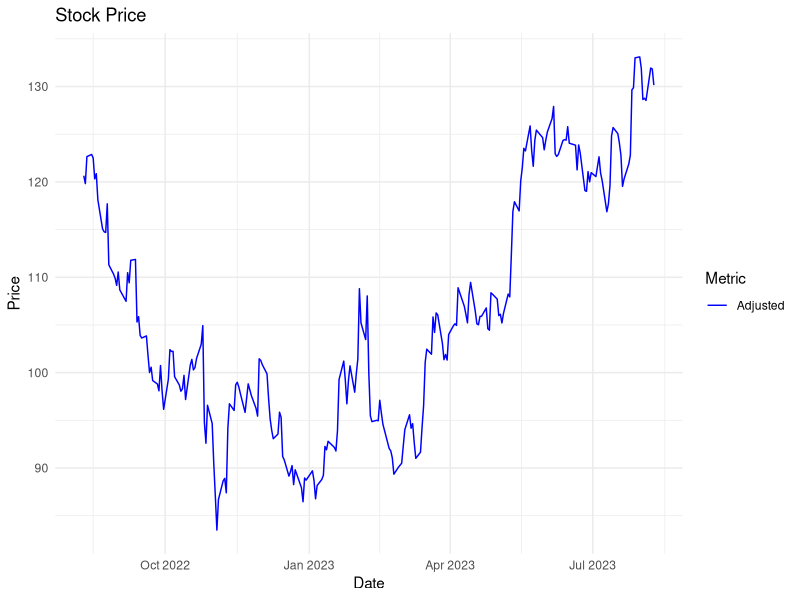
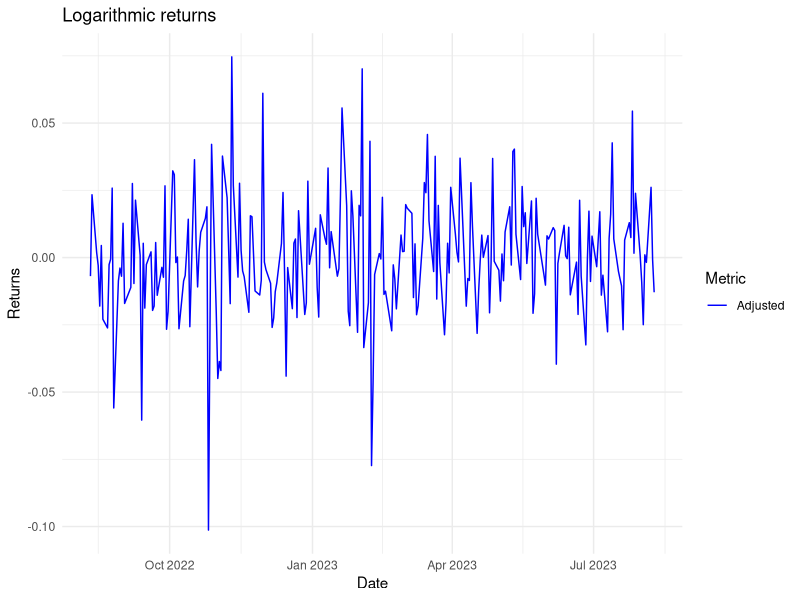
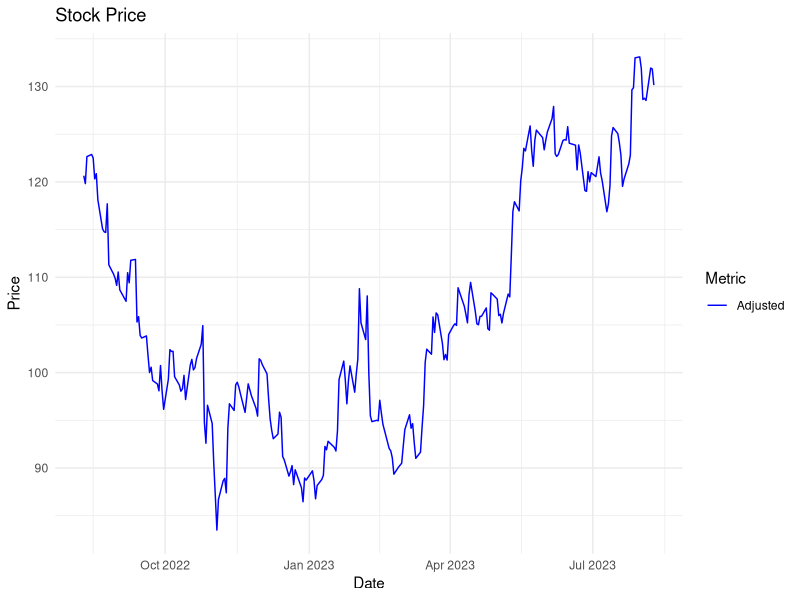
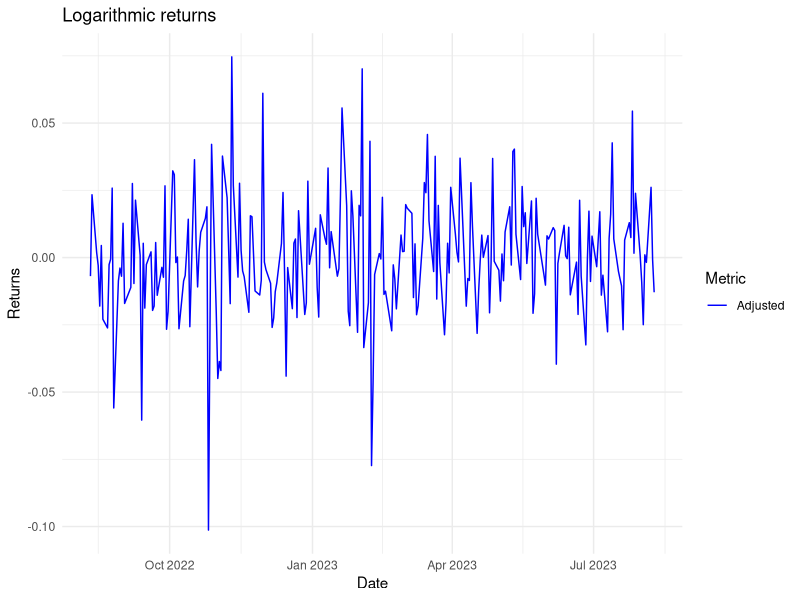

Here is the R script that generated these plots, in order:
library(ggplot2)
library(readr)

stock_data <- read.csv("output/GOOG_data.csv")

# Create dataframe
stock_data <- data.frame(Date = as.Date(stock_data$Date),
                         Adjusted = as.vector(stock_data$Adjusted),
                         Opening = as.vector(stock_data$Opening),
                         High = as.vector(stock_data$High),
                         Low = as.vector(stock_data$Low),
                         Close = as.vector(stock_data$Close),
                         Volume = as.vector(stock_data$Volume))

# Stock Price
stock_graph <- ggplot(data = stock_data, aes(x = Date)) +
                      geom_line(aes(y = Adjusted, color = "Adjusted")) +
                      labs(title = "Stock Price",
                           x = "Date",
                           y = "Price",
                           color = "Metric") +
                      scale_color_manual(values = c("Adjusted" = "blue"))+
                      theme_minimal()

print(stock_graph)
ggsave("output/stock.png", plot = stock_graph, width = 10, height = 4)

# Returns dataframe
dates <- stock_data$Date[-1] # remove first date
returns_data <- data.frame(Date = as.Date(dates),
                         Adjusted = as.vector(diff(log(stock_data$Adjusted))),
                         Opening = as.vector(diff(log(stock_data$Opening))),
                         High = as.vector(diff(log(stock_data$High))),
                         Low = as.vector(diff(log(stock_data$Low))),
                         Close = as.vector(diff(log(stock_data$Close))))

# Logarithmic Returns log(S(n+1)/S(n))
returns_graph <- ggplot(data = returns_data, aes(x = Date)) +
                        geom_line(aes(y = Adjusted, color = "Adjusted")) +
                        labs(title = "Logarithmic returns",
                             x = "Date",
                             y = "Returns",
                             color = "Metric") +
                        scale_color_manual(values = c("Adjusted" = "blue",
                                                      "Open" = "red",
                                                      "High" = "green",
                                                      "Low" = "purple",
                                                      "Close" = "orange")) +
                        theme_minimal()

print(returns_graph)
ggsave("output/returns.png", plot = returns_graph, width = 10, height = 4)

# Volatility (Standard Deviation of returns)
volatility <- sd(returns_data$Adjusted, na.rm = TRUE)
cat("\tVolatility:\t\t", volatility, "\n")
write.csv(volatility, file = "output/volatility.txt", row.names = FALSE)

annualized_volatility <- sqrt(252) * volatility
cat("\tAnnualized Volatility:\t", annualized_volatility, "\n")
write.csv(annualized_volatility, file = "output/annualized_volatility.txt", row.names = FALSE)


